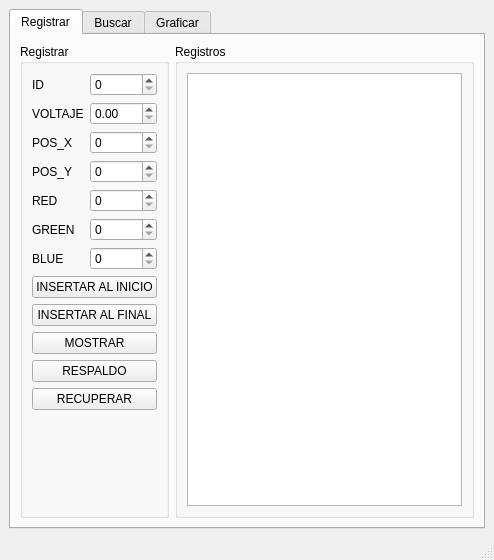
<?xml version="1.0" encoding="UTF-8"?>
<ui version="4.0">
 <class>MainWindow</class>
 <widget class="QMainWindow" name="MainWindow">
  <property name="geometry">
   <rect>
    <x>0</x>
    <y>0</y>
    <width>494</width>
    <height>560</height>
   </rect>
  </property>
  <property name="windowTitle">
   <string>Neuronas</string>
  </property>
  <widget class="QWidget" name="centralwidget">
   <layout class="QFormLayout" name="formLayout_2">
    <item row="0" column="0" colspan="2">
     <widget class="QTabWidget" name="tabWidget">
      <property name="currentIndex">
       <number>0</number>
      </property>
      <widget class="QWidget" name="tab">
       <attribute name="title">
        <string>Registrar</string>
       </attribute>
       <layout class="QFormLayout" name="formLayout_3">
        <item row="0" column="0">
         <widget class="QGroupBox" name="groupBox">
          <property name="title">
           <string>Registrar</string>
          </property>
          <layout class="QFormLayout" name="formLayout">
           <item row="0" column="0">
            <widget class="QLabel" name="label">
             <property name="text">
              <string>ID</string>
             </property>
            </widget>
           </item>
           <item row="0" column="1">
            <widget class="QSpinBox" name="id_spinBox"/>
           </item>
           <item row="1" column="0">
            <widget class="QLabel" name="label_2">
             <property name="text">
              <string>VOLTAJE</string>
             </property>
            </widget>
           </item>
           <item row="1" column="1">
            <widget class="QDoubleSpinBox" name="voltaje_doubleSpinBox"/>
           </item>
           <item row="2" column="0">
            <widget class="QLabel" name="label_3">
             <property name="text">
              <string>POS_X</string>
             </property>
            </widget>
           </item>
           <item row="2" column="1">
            <widget class="QSpinBox" name="Pos_x_spinBox_2">
             <property name="maximum">
              <number>1000</number>
             </property>
            </widget>
           </item>
           <item row="3" column="0">
            <widget class="QLabel" name="label_4">
             <property name="text">
              <string>POS_Y</string>
             </property>
            </widget>
           </item>
           <item row="3" column="1">
            <widget class="QSpinBox" name="Pos_y_spinBox_2">
             <property name="maximum">
              <number>1000</number>
             </property>
            </widget>
           </item>
           <item row="4" column="0">
            <widget class="QLabel" name="label_5">
             <property name="text">
              <string>RED</string>
             </property>
            </widget>
           </item>
           <item row="4" column="1">
            <widget class="QSpinBox" name="red_spinBox_4">
             <property name="maximum">
              <number>255</number>
             </property>
            </widget>
           </item>
           <item row="5" column="0">
            <widget class="QLabel" name="label_6">
             <property name="text">
              <string>GREEN</string>
             </property>
            </widget>
           </item>
           <item row="5" column="1">
            <widget class="QSpinBox" name="green_spinBox_5">
             <property name="maximum">
              <number>255</number>
             </property>
            </widget>
           </item>
           <item row="6" column="0">
            <widget class="QLabel" name="label_7">
             <property name="text">
              <string>BLUE</string>
             </property>
            </widget>
           </item>
           <item row="6" column="1">
            <widget class="QSpinBox" name="spinBox_6">
             <property name="maximum">
              <number>255</number>
             </property>
            </widget>
           </item>
           <item row="7" column="0" colspan="2">
            <widget class="QPushButton" name="pushButton">
             <property name="text">
              <string>INSERTAR AL INICIO</string>
             </property>
            </widget>
           </item>
           <item row="8" column="0" colspan="2">
            <widget class="QPushButton" name="pushButton_2">
             <property name="text">
              <string>INSERTAR AL FINAL</string>
             </property>
            </widget>
           </item>
           <item row="9" column="0" colspan="2">
            <widget class="QPushButton" name="pushButton_3">
             <property name="text">
              <string>MOSTRAR</string>
             </property>
            </widget>
           </item>
           <item row="10" column="0" colspan="2">
            <widget class="QPushButton" name="pushButton_4">
             <property name="text">
              <string>RESPALDO</string>
             </property>
            </widget>
           </item>
           <item row="11" column="0" colspan="2">
            <widget class="QPushButton" name="pushButton_5">
             <property name="text">
              <string>RECUPERAR</string>
             </property>
            </widget>
           </item>
          </layout>
         </widget>
        </item>
        <item row="0" column="1">
         <widget class="QGroupBox" name="groupBox_2">
          <property name="title">
           <string>Registros</string>
          </property>
          <layout class="QVBoxLayout" name="verticalLayout">
           <item>
            <widget class="QPlainTextEdit" name="plainTextEdit">
             <property name="readOnly">
              <bool>true</bool>
             </property>
            </widget>
           </item>
          </layout>
         </widget>
        </item>
       </layout>
      </widget>
      <widget class="QWidget" name="tab_2">
       <attribute name="title">
        <string>Buscar</string>
       </attribute>
       <layout class="QVBoxLayout" name="verticalLayout_2">
        <item>
         <widget class="QGroupBox" name="groupBox_3">
          <property name="title">
           <string/>
          </property>
          <layout class="QHBoxLayout" name="horizontalLayout">
           <item>
            <widget class="QLineEdit" name="lineEdit">
             <property name="text">
              <string/>
             </property>
             <property name="placeholderText">
              <string>ID</string>
             </property>
            </widget>
           </item>
           <item>
            <widget class="QPushButton" name="pushButton_6">
             <property name="text">
              <string>Buscar</string>
             </property>
            </widget>
           </item>
           <item>
            <widget class="QPushButton" name="pushButton_7">
             <property name="text">
              <string>Mostrar</string>
             </property>
            </widget>
           </item>
          </layout>
         </widget>
        </item>
        <item>
         <widget class="QGroupBox" name="groupBox_4">
          <property name="title">
           <string/>
          </property>
          <layout class="QHBoxLayout" name="horizontalLayout_2">
           <item>
            <widget class="QTableWidget" name="tableWidget"/>
           </item>
          </layout>
         </widget>
        </item>
       </layout>
      </widget>
      <widget class="QWidget" name="tab_3">
       <attribute name="title">
        <string>Graficar</string>
       </attribute>
       <layout class="QVBoxLayout" name="verticalLayout_3">
        <item>
         <widget class="QGroupBox" name="groupBox_5">
          <property name="title">
           <string/>
          </property>
          <layout class="QHBoxLayout" name="horizontalLayout_3">
           <item>
            <widget class="QPushButton" name="pushButton_8">
             <property name="text">
              <string>Graficar</string>
             </property>
            </widget>
           </item>
           <item>
            <widget class="QPushButton" name="pushButton_9">
             <property name="text">
              <string>Limpiar</string>
             </property>
            </widget>
           </item>
          </layout>
         </widget>
        </item>
        <item>
         <widget class="QGroupBox" name="groupBox_6">
          <property name="title">
           <string/>
          </property>
          <layout class="QHBoxLayout" name="horizontalLayout_4">
           <item>
            <widget class="QGraphicsView" name="graphicsView"/>
           </item>
          </layout>
         </widget>
        </item>
       </layout>
      </widget>
     </widget>
    </item>
   </layout>
  </widget>
  <widget class="QMenuBar" name="menubar">
   <property name="geometry">
    <rect>
     <x>0</x>
     <y>0</y>
     <width>494</width>
     <height>25</height>
    </rect>
   </property>
  </widget>
  <widget class="QStatusBar" name="statusbar"/>
 </widget>
 <resources/>
 <connections/>
</ui>
